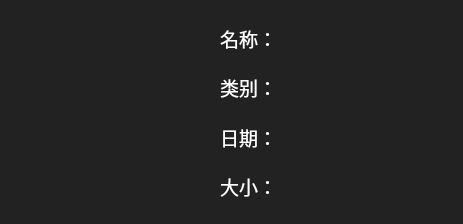
<?xml version="1.0" encoding="UTF-8"?>
<ui version="4.0">
 <class>CustomListItemWidget</class>
 <widget class="QWidget" name="CustomListItemWidget">
  <property name="geometry">
   <rect>
    <x>0</x>
    <y>0</y>
    <width>463</width>
    <height>224</height>
   </rect>
  </property>
  <property name="windowTitle">
   <string>Form</string>
  </property>
  <property name="styleSheet">
   <string notr="true">QWidget {
background-color: #222;
}
QLabel {
color: #FFF;
background: transparent;
font-size: 14pt;
}</string>
  </property>
  <layout class="QHBoxLayout" name="horizontalLayout" stretch="0,1">
   <property name="spacing">
    <number>16</number>
   </property>
   <property name="leftMargin">
    <number>12</number>
   </property>
   <property name="topMargin">
    <number>12</number>
   </property>
   <property name="rightMargin">
    <number>12</number>
   </property>
   <property name="bottomMargin">
    <number>12</number>
   </property>
   <item>
    <widget class="QLabel" name="label_image">
     <property name="minimumSize">
      <size>
       <width>192</width>
       <height>192</height>
      </size>
     </property>
     <property name="maximumSize">
      <size>
       <width>192</width>
       <height>192</height>
      </size>
     </property>
     <property name="text">
      <string/>
     </property>
     <property name="scaledContents">
      <bool>true</bool>
     </property>
    </widget>
   </item>
   <item>
    <layout class="QGridLayout" name="gridLayout" columnstretch="0,1" rowminimumheight="30,30,30,30" columnminimumwidth="0,160">
     <property name="leftMargin">
      <number>0</number>
     </property>
     <property name="topMargin">
      <number>9</number>
     </property>
     <property name="rightMargin">
      <number>0</number>
     </property>
     <property name="bottomMargin">
      <number>9</number>
     </property>
     <property name="horizontalSpacing">
      <number>12</number>
     </property>
     <property name="verticalSpacing">
      <number>16</number>
     </property>
     <item row="3" column="0">
      <widget class="QLabel" name="label_4">
       <property name="text">
        <string>大小：</string>
       </property>
      </widget>
     </item>
     <item row="0" column="1">
      <widget class="QLabel" name="label_name">
       <property name="text">
        <string/>
       </property>
       <property name="wordWrap">
        <bool>true</bool>
       </property>
      </widget>
     </item>
     <item row="0" column="0">
      <widget class="QLabel" name="label_2">
       <property name="text">
        <string>名称：</string>
       </property>
      </widget>
     </item>
     <item row="2" column="1">
      <widget class="QLabel" name="label_date">
       <property name="text">
        <string/>
       </property>
       <property name="wordWrap">
        <bool>true</bool>
       </property>
      </widget>
     </item>
     <item row="2" column="0">
      <widget class="QLabel" name="label">
       <property name="text">
        <string>日期：</string>
       </property>
      </widget>
     </item>
     <item row="1" column="1">
      <widget class="QLabel" name="label_type">
       <property name="text">
        <string/>
       </property>
       <property name="wordWrap">
        <bool>true</bool>
       </property>
      </widget>
     </item>
     <item row="1" column="0">
      <widget class="QLabel" name="label_3">
       <property name="text">
        <string>类别：</string>
       </property>
      </widget>
     </item>
     <item row="3" column="1">
      <widget class="QLabel" name="label_size">
       <property name="text">
        <string/>
       </property>
       <property name="wordWrap">
        <bool>true</bool>
       </property>
      </widget>
     </item>
    </layout>
   </item>
  </layout>
 </widget>
 <resources/>
 <connections/>
</ui>
